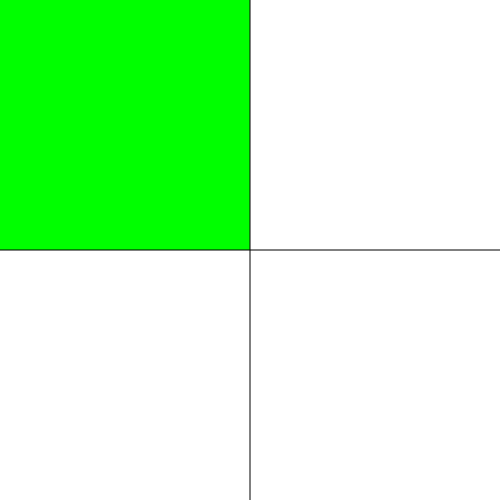
Frame 1 (no input)
Frame 60 (no input): identical to frame 1, image omitted
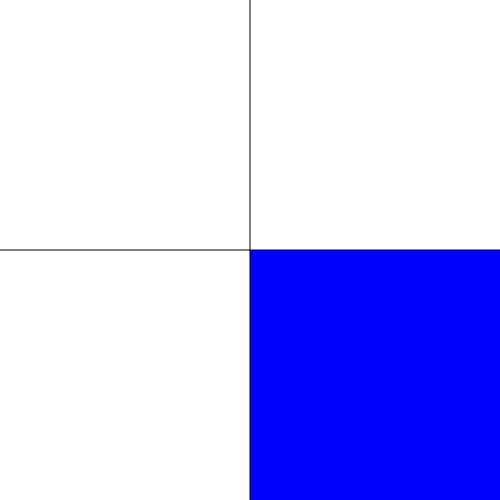
Frame 120 (the mouse pressed at the canvas centre since frame 60)

The p5.js sketch that drew these frames (run headless with seeded random() and noise() and a simulated clock; from frame 60 on, the mouse is pressed at the canvas centre):

// p5.js sketch
// ── sketch.js
// Learning Processing
// Daniel Shiffman

function setup() {
    createCanvas(500, 500)
  }
  
  function draw() {
    noStroke()
    background(255)
  
    // Dibujamos un rectángulo diferente en función
    // de la ubicación del mouse.
    if (mouseX < 250 && mouseY < 250) {
      fill(0, 255, 0)
      rect(0, 0, 250, 250)
    } else if (mouseX > 250 && mouseY < 250) {
      fill(255, 0, 0)
      rect(250, 0, 250, 250)
    } else if (mouseX < 250 && mouseY > 250) {
      fill(255, 255, 0)
      rect(0, 250, 250, 250)
    } else {
      fill(0, 0, 255)
      rect(250, 250, 250, 250)
    }
  
    // ejes
    stroke(0)
    line(250, 0, 250, 500)
    line(0, 250, 500, 250)
  }
